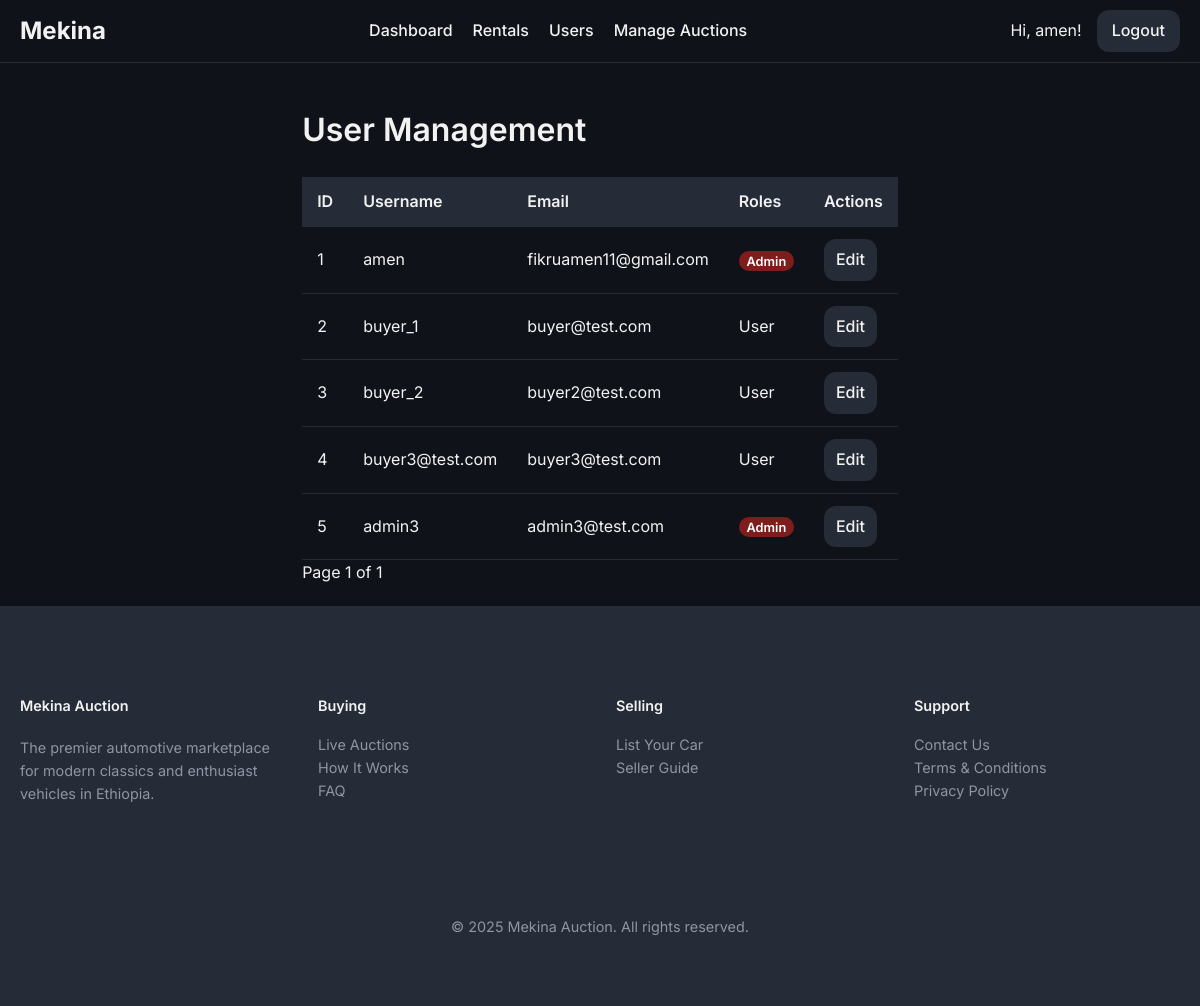
Before: /admin/users (signed in) with the older database file.
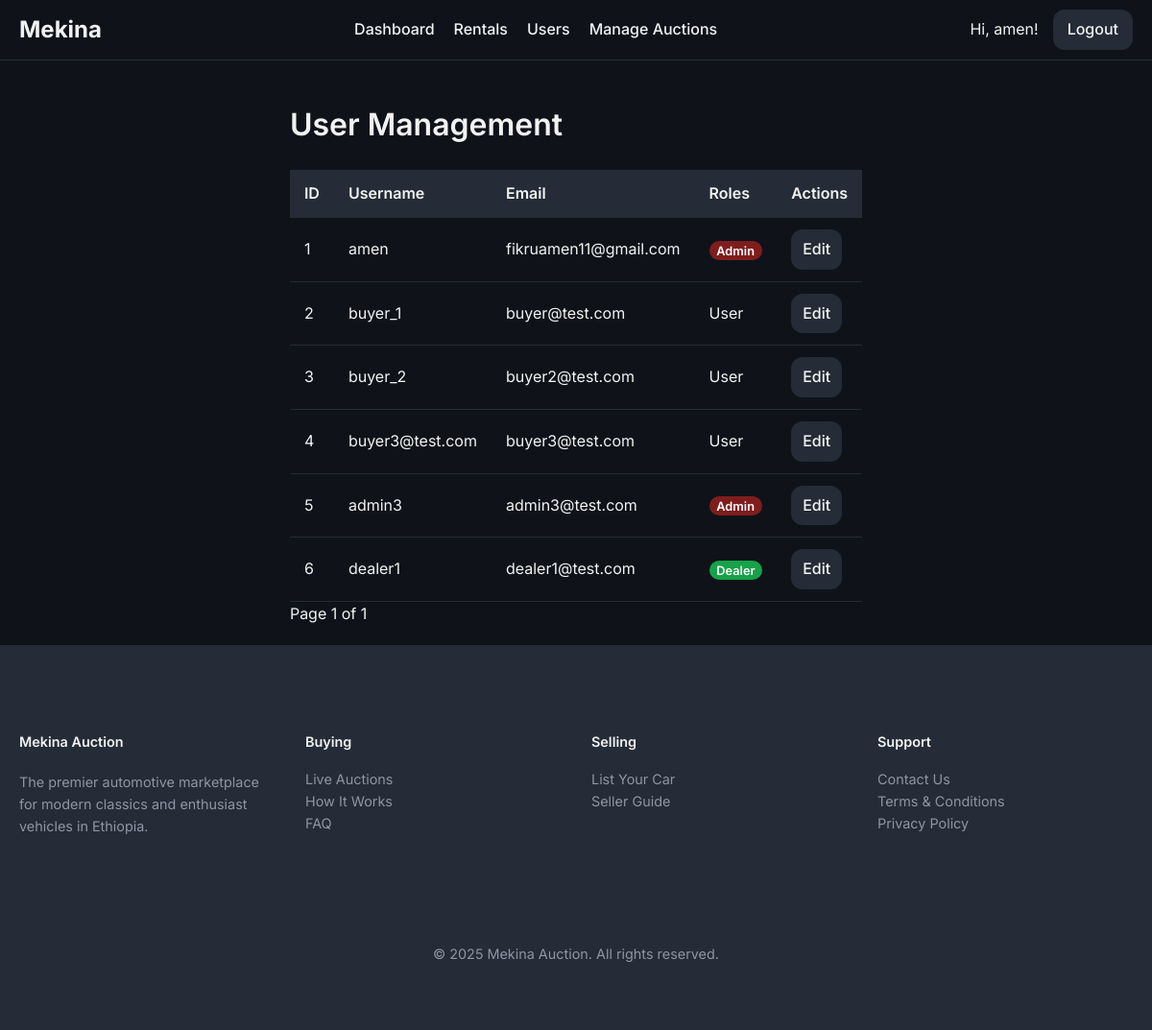
After: the same page with the newer database file.
### models/user.py (models this page shows, shortened)
class User(UserMixin, db.Model):
    id = db.Column(db.Integer, primary_key=True)
    username = db.Column(db.String(64), index=True, unique=True, nullable=False)
    email = db.Column(db.String(120), index=True, unique=True, nullable=False)
    phone_number = db.Column(db.String(20), nullable=True)
    password_hash = db.Column(db.String(128))
    is_admin = db.Column(db.Boolean, default=False)
    is_dealer = db.Column(db.Boolean, default=False)
    is_rental_company = db.Column(db.Boolean, default=False)
    cars = db.relationship('Car', backref='owner', lazy='dynamic')
    bids = db.relationship('Bid', backref='bidder', lazy='dynamic')
    dealer_bids = db.relationship('DealerBid', backref='dealer', lazy='dynamic')
    car_requests = db.relationship('CarRequest', backref='customer', lazy='dynamic')

### routes/admin.py (the view)
@admin_bp.route('/users')
@login_required
@admin_required
def user_management():
    page = request.args.get('page', 1, type=int)
    users = User.query.order_by(User.id.asc()).paginate(page=page, per_page=20)
    return render_template('user_management.html', users=users)

### routes/admin.py (called while the page is built)
def admin_required(f):
    @wraps(f)
    def decorated_function(*args, **kwargs):
        if not current_user.is_authenticated or not current_user.is_admin:
            abort(403) # Forbidden
        return f(*args, **kwargs)
    return decorated_function

### templates/user_management.html (shortened to what this page needs)
{% extends "base.html" %}
{% block content %}
    <h1>User Management</h1>
    <table>
        <thead>
            <tr>
                <th>ID</th>
                <th>Username</th>
                <th>Email</th>
                <th>Roles</th>
                <th>Actions</th>
            </tr>
        </thead>
        <tbody>
            {% for user in users.items %}
            <tr>
                <td>{{ user.id }}</td>
                <td>{{ user.username }}</td>
                <td>{{ user.email }}</td>
                <td>
                    {% if user.is_admin %}<span class="role-badge admin">Admin</span>{% endif %}
                    {% if user.is_dealer %}<span class="role-badge dealer">Dealer</span>{% endif %}
                    {% if not user.is_admin and not user.is_dealer and not user.is_rental_company %}
                        <span>User</span>
                    {% endif %}
                </td>
                <td>
                    <a href="{{ url_for('admin.edit_user', user_id=user.id) }}" class="btn edit">Edit</a>
                </td>
            </tr>
            {% endfor %}
        </tbody>
    </table>
    <div class="pagination">
        <span>Page {{ users.page }} of {{ users.pages }}</span>
    </div>
{% endblock %}

### templates/base.html (shortened to what this page needs)
<!DOCTYPE html>
<html lang="en">
<head>
    <link rel="stylesheet" href="{{ url_for('static', filename='css/style.css') }}">
</head>
<body>
    <nav>
        <a href="{{ url_for('main.home') }}" class="nav-brand">Mekina</a>
        <ul>
            {% if current_user.is_authenticated and current_user.is_admin %}
                <li><a href="{{ url_for('admin.dashboard') }}">Dashboard</a></li>
                <li><a href="{{ url_for('rentals.list_rentals') }}">Rentals</a></li>
                <li><a href="{{ url_for('admin.user_management') }}">Users</a></li>
                <li><a href="{{ url_for('auctions.list_auctions') }}">Manage Auctions</a></li>
            {% else %}
                <li><a href="{{ url_for('auctions.list_auctions') }}">All Auctions</a></li>
                <li><a href="{{ url_for('rentals.list_rentals') }}">Rentals</a></li>
            {% endif %}
        </ul>
        <div class="nav-right">
            {% if current_user.is_authenticated %}
                <span>Hi, {{ current_user.username }}!</span>
                <a href="{{ url_for('auth.logout') }}" class="nav-button">Logout</a>
            {% else %}
                <a href="{{ url_for('auth.login') }}" class="nav-button">Login</a>
                <a href="{{ url_for('auth.register') }}" class="nav-button">Register</a>
            {% endif %}
        </div>
    </nav>
    <main class="container">
        {% block content %}{% endblock %}
    </main>
    <footer class="site-footer">
        <div class="container">
            <div class="footer-grid">
                <div class="footer-brand">
                    <h4>Mekina Auction</h4>
                    <p>
                        The premier automotive marketplace for modern classics and enthusiast vehicles in Ethiopia.
                    </p>
                </div>
                <div class="footer-links">
                    <h4>Buying</h4>
                    <ul>
                        <li><a href="{{ url_for('auctions.list_auctions') }}">Live Auctions</a></li>
                        <li><a href="#">How It Works</a></li>
                        <li><a href="#">FAQ</a></li>
                    </ul>
                </div>
                <div class="footer-links">
                    <h4>Selling</h4>
                    <ul>
                        <li><a href="{{ url_for('seller.submit_car') }}">List Your Car</a></li>
                        <li><a href="#">Seller Guide</a></li>
                    </ul>
                </div>
                <div class="footer-links">
                    <h4>Support</h4>
                    <ul>
                        <li><a href="#">Contact Us</a></li>
                        <li><a href="#">Terms & Conditions</a></li>
                        <li><a href="#">Privacy Policy</a></li>
                    </ul>
                </div>
            </div>
            <div class="footer-bottom">
                <p>&copy; {{ now.year }} Mekina Auction. All rights reserved.</p>
            </div>
        </div>
    </footer>
</body>
</html>

### static/css/style.css (style rules this page uses)
:root { --background: 220 25% 8%; --foreground: 0 0% 95%; --card: 220 20% 12%; --card-foreground: 0 0% 95%; --popover: 220 20% 12%; --popover-foreground: 0 0% 95%; --primary: 38 92% 50%; --primary-foreground: 220 70% 12%; --secondary: 220 20% 18%; --secondary-foreground: 0 0% 95%; --muted: 220 20% 16%; --muted-foreground: 220 10% 60%; --accent: 260 80% 70%; --accent-foreground: 0 0% 100%; --destructive: 0 62.8% 30.6%; --destructive-foreground: 0 0% 100%; --border: 220 20% 18%; --input: 220 20% 18%; --ring: 260 80% 70%; --radius: 0.75rem; --success: 142 76% 36%; --warning: 38 92% 50%; --info: 220 20% 18%; --gradient-primary: linear-gradient(135deg, hsl(220 20% 12%), hsl(220 20% 18%)); --gradient-accent: linear-gradient(135deg, hsl(260 80% 70%), hsl(260 70% 60%)); --shadow-card: 0 4px 6px -1px hsl(0 0% 0% / 0.3), 0 2px 4px -1px hsl(0 0% 0% / 0.2); --shadow-elevated: 0 10px 15px -3px hsl(0 0% 0% / 0.3), 0 4px 6px -2px hsl(0 0% 0% / 0.2); }
body { font-family: 'Inter', sans-serif; background-color: hsl(var(--background)); color: hsl(var(--foreground)); margin: 0; line-height: 1.6; display: flex; flex-direction: column; min-height: 100vh; }
main { flex-grow: 1; }
.container, .main-content, .sidebar { max-width: 1200px; margin: 20px auto; padding: 0 20px; }
h1, h2, h3, h4, h5, h6 { font-weight: 600; }
a { color: hsl(var(--accent)); text-decoration: none; }
nav { background-color: hsl(var(--background)); border-bottom: 1px solid hsl(var(--border)); padding: 10px 20px; display: flex; justify-content: space-between; align-items: center; }
.nav-brand { font-size: 1.5rem; font-weight: 700; color: hsl(var(--foreground)); text-decoration: none; }
nav ul { list-style: none; margin: 0; padding: 0; display: flex; gap: 20px; }
nav a { color: hsl(var(--foreground)); font-weight: 500; }
.nav-right { display: flex; align-items: center; gap: 15px; }
.nav-button { background-color: hsl(var(--info)); color: hsl(var(--foreground)); padding: 8px 15px; border-radius: var(--radius); font-weight: 500; }
table { width: 100%; border-collapse: collapse; margin-top: 20px; }
th, td { padding: 12px 15px; text-align: left; border-bottom: 1px solid hsl(var(--border)); }
thead th { background-color: hsl(var(--secondary)); font-weight: 600; }
.site-footer { background-color: hsl(var(--secondary)); border-top: 1px solid hsl(var(--border)); padding: 3rem 0; font-size: 0.9rem; }
.footer-grid { display: grid; grid-template-columns: repeat(4, 1fr); gap: 2rem; }
.footer-brand p { color: hsl(var(--muted-foreground)); margin-top: 1rem; }
.footer-links h4 { margin-bottom: 1rem; font-weight: 600; }
.footer-links ul { list-style: none; padding: 0; margin: 0; space-y: 0.5rem; }
.footer-links a { color: hsl(var(--muted-foreground)); }
.footer-bottom { margin-top: 3rem; padding-top: 2rem; border-top: 1px solid hsl(var(--border)); text-align: center; color: hsl(var(--muted-foreground)); }
.btn, .button-group button, .button-group a { border: none; padding: 8px 12px; border-radius: var(--radius); cursor: pointer; font-weight: 500; text-decoration: none; display: inline-block; text-align: center; }
.btn.edit, .button-group .edit { background-color: hsl(var(--info)); color: hsl(var(--foreground)); }
.role-badge { padding: 0.2em 0.6em; border-radius: var(--radius); font-size: 0.8em; font-weight: 600; color: hsl(var(--accent-foreground)); }
.role-badge.admin { background-color: hsl(var(--destructive)); }
.role-badge.dealer { background-color: hsl(var(--success)); }

Changed rows visible on the page:
added User: id "6", username "dealer1", email "dealer1@test.com", is_dealer "Dealer"
